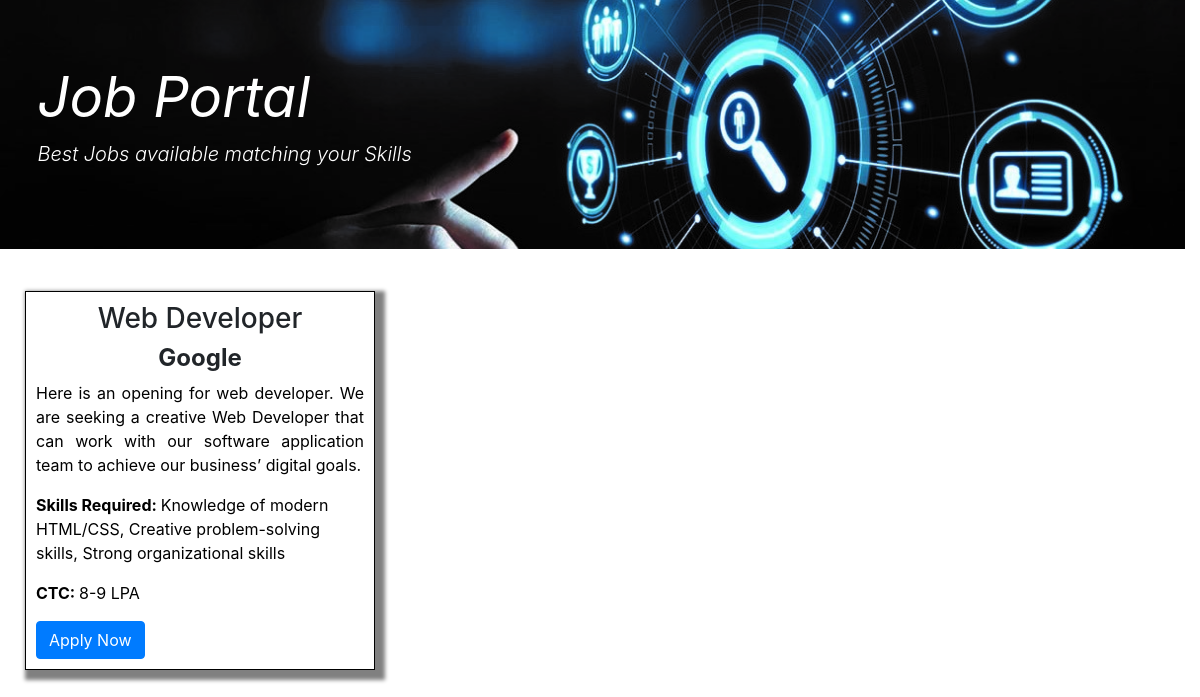
/career.php, run on the app's committed database.
### tables this page shows
CREATE TABLE `jobs` (
  `id` int(11) NOT NULL,
  `cname` varchar(50) NOT NULL,
  `position` varchar(50) NOT NULL,
  `Jdesc` varchar(200) NOT NULL,
  `skills` varchar(100) NOT NULL,
  `CTC` varchar(50) NOT NULL
);

### career.php (the view, shortened to what this page needs)
<!DOCTYPE html>
  <html lang="en">
<?php include 'config.php'?>
  <head>
    <link rel="stylesheet" href="https://maxcdn.bootstrapcdn.com/bootstrap/4.0.0/css/bootstrap.min.css"
>
  </head>
  <body style="margin: 0; padding:0;">
    <div class="row  mr-0">
      <div class="col-12 container-fluid">
        <div class="jumbotron jumbotron-fluid" style="background-image: url('bgcareerimg.jpeg'); background-size:cover;">
          <div class="container">
            <h1 class="display-4"><em><strong>Job Portal</strong></em></h1>
            <p class="lead"><em>Best Jobs available matching your Skills</em></p>
          </div>
        </div>
      </div>
    </div>
    <div class="row m-0">
      <?php
      $sql="SELECT * from jobs";
      $result=mysqli_query($conn,$sql);
      if($result->num_rows>0){
        while($rows=$result->fetch_assoc()){
          echo'
          <div class="col-md-4">
            <div class="jobs">
            <h3 style="text-align: center;">'.$rows['position'].'</h3>
            <h4 style="text-align: center;"><dt>'.$rows['cname'].'</dt></h4>
            <p style="color: black; text-align:justify;">'.$rows['Jdesc'].'</p>
            <p style="color: black;"><b>Skills Required: </b>'.$rows['skills'].'</p>
            <p style="color: black;"><b>CTC: </b>'.$rows['CTC'].'</p>
            <button class="btn btn-primary" type="button" data-bs-toggle="modal" data-bs-target="#exampleModal" aria-expanded="false" aria-controls="collapseExample">
              Apply Now
            </button>
            </div>
        </div>';
        }
      }
      else{
        echo "";
      }
      ?>
    </div>
  </body>
  </html>

### career.php (style rules this page uses)
h1, p { color: #fff; }
.jobs { border: 1px solid black; box-shadow: 5px 5px 4px 5px grey; margin: 10px; padding: 10px; }

### data on the page
jobs: position "Web Developer", cname "Google", Jdesc "Here is an opening for web developer. We are seeking a creative Web Developer that can work with our software application team to achieve our business’ digital goals.", skills "Knowledge of modern HTML/CSS, Creative problem-solving skills, Strong organizational skills", CTC "8-9 LPA"
